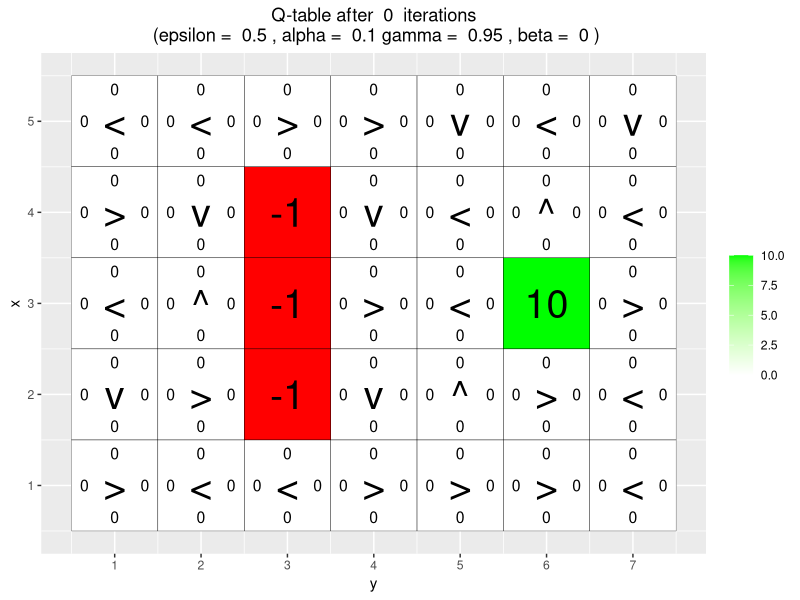
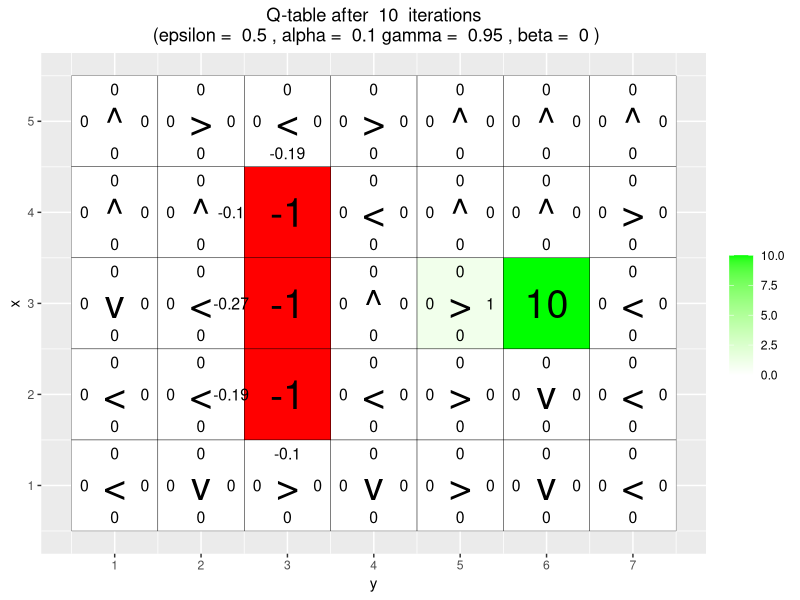
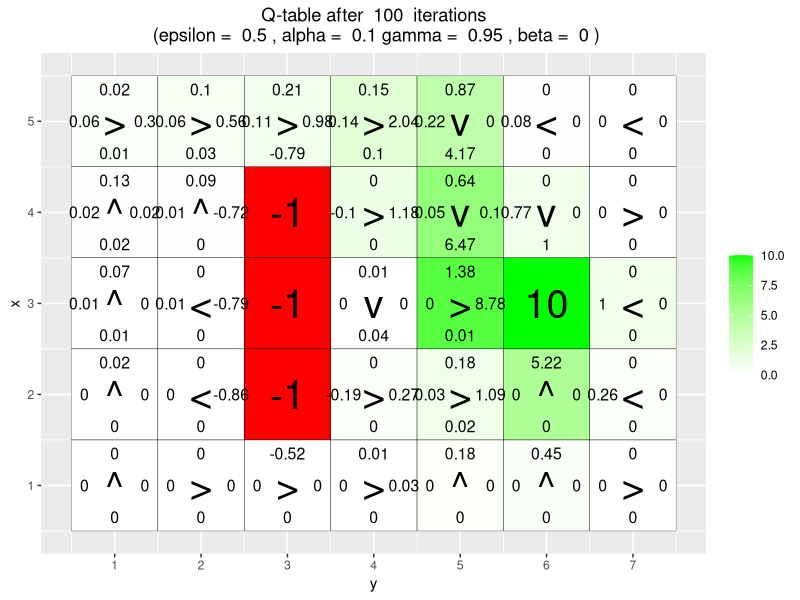
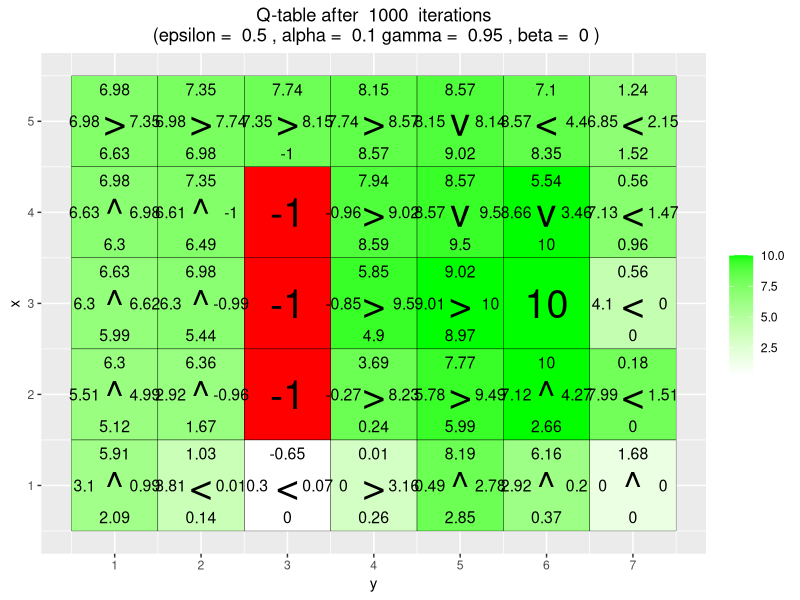
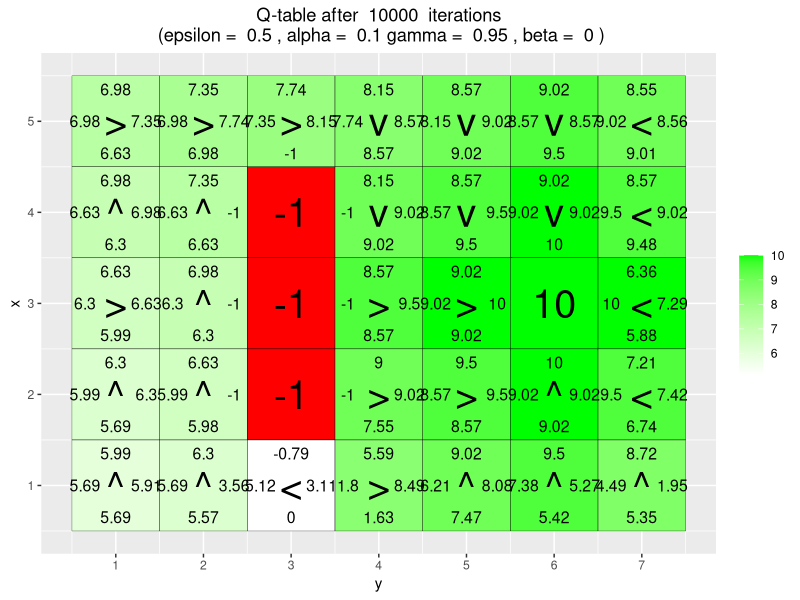
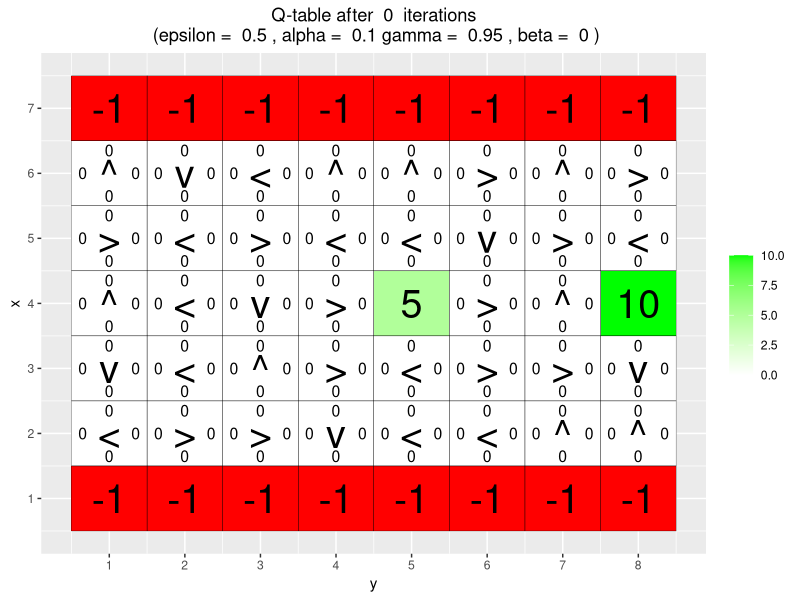
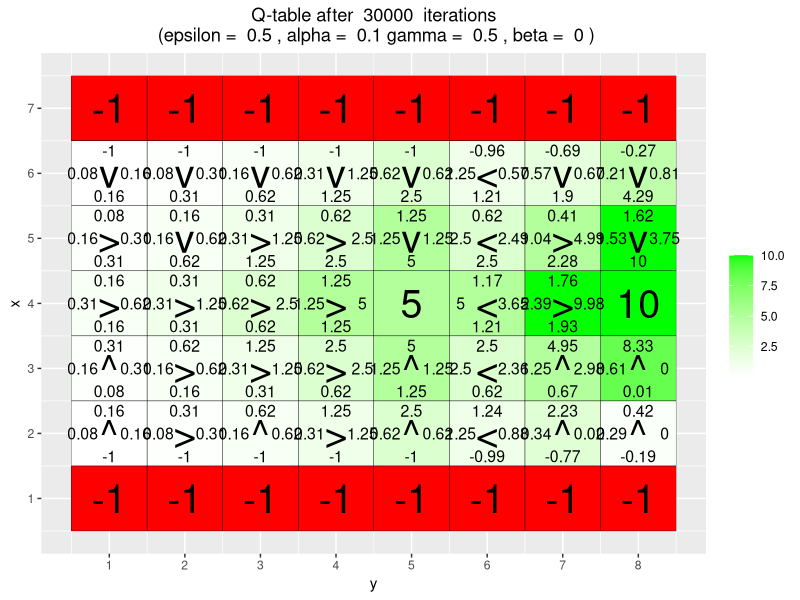
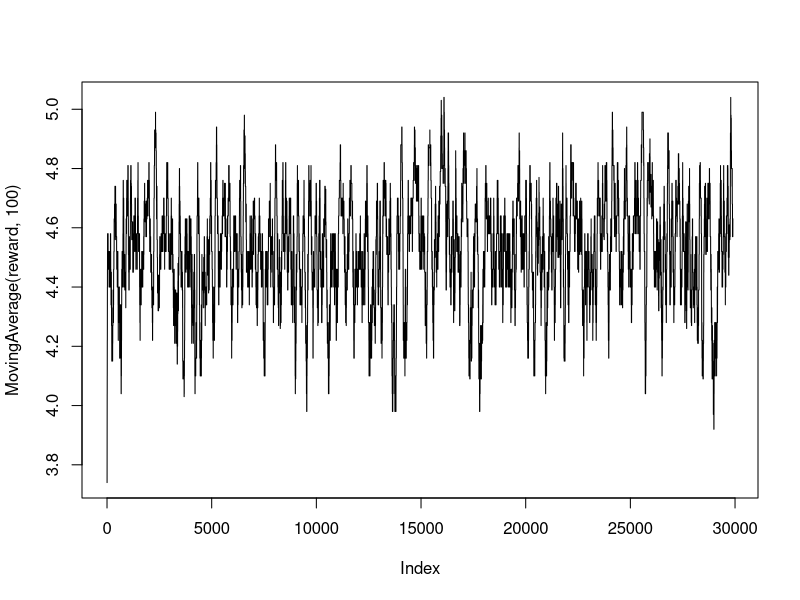

These figures' R source, in order: (Note: a time limit stopped this script after it produced the figures.)
## ---- chunk 1
library(ggplot2)
## ---- chunk 2
arrows <- c("^", ">", "v", "<")
action_deltas <- list(c(1,0), # up
                      c(0,1), # right
                      c(-1,0), # down
                      c(0,-1)) # left

vis_environment <- function(iterations=0, epsilon = 0.5, alpha = 0.1, gamma = 0.95, beta = 0){
  
  # Visualize an environment with rewards. 
  # Q-values for all actions are displayed on the edges of each tile.
  # The (greedy) policy for each state is also displayed.
  # 
  # Args:
  #   iterations, epsilon, alpha, gamma, beta (optional): for the figure title.
  #   reward_map (global variable): a HxW array containing the reward given at each state.
  #   q_table (global variable): a HxWx4 array containing Q-values for each state-action pair.
  #   H, W (global variables): environment dimensions.
  
  df <- expand.grid(x=1:H,y=1:W)
  foo <- mapply(function(x,y) ifelse(reward_map[x,y] == 0,q_table[x,y,1],NA),df$x,df$y)
  df$val1 <- as.vector(round(foo, 2))
  foo <- mapply(function(x,y) ifelse(reward_map[x,y] == 0,q_table[x,y,2],NA),df$x,df$y)
  df$val2 <- as.vector(round(foo, 2))
  foo <- mapply(function(x,y) ifelse(reward_map[x,y] == 0,q_table[x,y,3],NA),df$x,df$y)
  df$val3 <- as.vector(round(foo, 2))
  foo <- mapply(function(x,y) ifelse(reward_map[x,y] == 0,q_table[x,y,4],NA),df$x,df$y)
  df$val4 <- as.vector(round(foo, 2))
  foo <- mapply(function(x,y) 
    ifelse(reward_map[x,y] == 0,arrows[GreedyPolicy(x,y)],reward_map[x,y]),df$x,df$y)
  df$val5 <- as.vector(foo)
  foo <- mapply(function(x,y) ifelse(reward_map[x,y] == 0,max(q_table[x,y,]),
                                     ifelse(reward_map[x,y]<0,NA,reward_map[x,y])),df$x,df$y)
  df$val6 <- as.vector(foo)
  
  print(ggplot(df,aes(x = y,y = x)) +
          scale_fill_gradient(low = "white", high = "green", na.value = "red", name = "") +
          geom_tile(aes(fill=val6)) +
          geom_text(aes(label = val1),size = 4,nudge_y = .35,na.rm = TRUE) +
          geom_text(aes(label = val2),size = 4,nudge_x = .35,na.rm = TRUE) +
          geom_text(aes(label = val3),size = 4,nudge_y = -.35,na.rm = TRUE) +
          geom_text(aes(label = val4),size = 4,nudge_x = -.35,na.rm = TRUE) +
          geom_text(aes(label = val5),size = 10) +
          geom_tile(fill = 'transparent', colour = 'black') + 
          ggtitle(paste("Q-table after ",iterations," iterations\n",
                        "(epsilon = ",epsilon,", alpha = ",alpha,"gamma = ",gamma,", beta = ",beta,")")) +
          theme(plot.title = element_text(hjust = 0.5)) +
          scale_x_continuous(breaks = c(1:W),labels = c(1:W)) +
          scale_y_continuous(breaks = c(1:H),labels = c(1:H)))
  
}
## ---- chunk 3
GreedyPolicy <- function(x, y){
  
  # Get a greedy action for state (x,y) from q_table.
  #
  # Args:
  #   x, y: state coordinates.
  #   q_table (global variable): a HxWx4 array containing Q-values for each state-action pair.
  # 
  # Returns:
  #   An action, i.e. integer in {1,2,3,4}.
  
  # Your code here.
  max <- c(which(q_table[x,y,] == max(q_table[x,y,])))
  if(length(max) > 1) {
    max <- sample(max, size = 1)
  }
  
  return (max)
  
  # max <- which.max(q_table[x,y,])#which(q_table[x,y,] == max(q_table[x,y,]))
  # 
  # return (max)#sample(max, size = 1))
  
}

EpsilonGreedyPolicy <- function(x, y, epsilon){
  
  # Get an epsilon-greedy action for state (x,y) from q_table.
  #
  # Args:
  #   x, y: state coordinates.
  #   epsilon: probability of acting randomly.
  # 
  # Returns:
  #   An action, i.e. integer in {1,2,3,4}.
  
  # Your code here.
  
  max <- GreedyPolicy(x,y)
  
  epsilon_prob <- runif(1)
  if (epsilon_prob <= epsilon){
    max <-sample(1:4,1)
  }
  
  return(max)
  # If i want to put in a validity constraint
  # repeat{
  #   new_state <- c(x,y) + unlist(action_deltas[max])
  #   xn <- new_state[1]
  #   yn <- new_state[2]
  #   if(!(yn < 1 || xn < 1 || yn > W || xn > H)){
  #     return(max)
  #   }
  # }

}

transition_model <- function(x, y, action, beta){
  
  # Computes the new state after given action is taken. The agent will follow the action 
  # with probability (1-beta) and slip to the right or left with probability beta/2 each.
  # 
  # Args:
  #   x, y: state coordinates.
  #   action: which action the agent takes (in {1,2,3,4}).
  #   beta: probability of the agent slipping to the side when trying to move.
  #   H, W (global variables): environment dimensions.
  # 
  # Returns:
  #   The new state after the action has been taken.
  
  delta <- sample(-1:1, size = 1, prob = c(0.5*beta,1-beta,0.5*beta))
  final_action <- ((action + delta + 3) %% 4) + 1
  foo <- c(x,y) + unlist(action_deltas[final_action])
  foo <- pmax(c(1,1),pmin(foo,c(H,W)))
  
  return (foo)
}

q_learning <- function(start_state, epsilon = 0.5, alpha = 0.1, gamma = 0.95, 
                       beta = 0){
  
  # Perform one episode of Q-learning. The agent should move around in the 
  # environment using the given transition model and update the Q-table.
  # The episode ends when the agent reaches a terminal state.
  # 
  # Args:
  #   start_state: array with two entries, describing the starting position of the agent.
  #   epsilon (optional): probability of acting randomly.
  #   alpha (optional): learning rate.
  #   gamma (optional): discount factor.
  #   beta (optional): slipping factor.
  #   reward_map (global variable): a HxW array containing the reward given at each state.
  #   q_table (global variable): a HxWx4 array containing Q-values for each state-action pair.
  # 
  # Returns:
  #   reward: reward received in the episode.
  #   correction: sum of the temporal difference correction terms over the episode.
  #   q_table (global variable): Recall that R passes arguments by value. So, q_table being
  #   a global variable can be modified with the superassigment operator <<-.
  
  # Your code here.
  
  # h <- sample(1:nrow(reward_map), size=1)
  # w <- sample(1:ncol(reward_map), size=1)
  # state <- c(h,w)
  state <- start_state
  episode_correction <- 0
  repeat{
    # Follow policy, execute action, get reward.
    action <- EpsilonGreedyPolicy(x = state[1], y = state[2], epsilon = epsilon)
    next_state <- transition_model(x = state[1], y = state[2], action, beta)
    reward <- reward_map[next_state[1], next_state[2]]
    
    # Q-table update.
    temp_diff <- alpha*(reward + gamma * max(q_table[next_state[1], next_state[2],]) - q_table[state[1], state[2], action])
    q_table[state[1], state[2], action] <<- q_table[state[1], state[2], action] + temp_diff
    
    episode_correction <- episode_correction + temp_diff
    
    if(reward!=0)
      # End episode.
      return (c(reward,episode_correction))
    state <- next_state
  }
  
}
## ---- chunk 4

#####################################################################################################
# Q-Learning Environments
#####################################################################################################
set.seed(12345)
# Environment A (learning)
H <- 5
W <- 7

reward_map <- matrix(0, nrow = H, ncol = W)
reward_map[3,6] <- 10
reward_map[2:4,3] <- -1

q_table <- array(0,dim = c(H,W,4))

vis_environment()

for(i in 1:10000){
  foo <- q_learning(start_state = c(3,1))
  
  if(any(i==c(10,100,1000,10000)))
    vis_environment(i)
}
## ---- chunk 5

# Environment B (the effect of epsilon and gamma)

H <- 7
W <- 8

reward_map <- matrix(0, nrow = H, ncol = W)
reward_map[1,] <- -1
reward_map[7,] <- -1
reward_map[4,5] <- 5
reward_map[4,8] <- 10

q_table <- array(0,dim = c(H,W,4))

vis_environment()

MovingAverage <- function(x, n){
  
  cx <- c(0,cumsum(x))
  rsum <- (cx[(n+1):length(cx)] - cx[1:(length(cx) - n)]) / n
  
  return (rsum)
}

for(j in c(0.5,0.75,0.95)){
  q_table <- array(0,dim = c(H,W,4))
  reward <- NULL
  correction <- NULL
  
  for(i in 1:30000){
    foo <- q_learning(gamma = j, start_state = c(4,1))
    reward <- c(reward,foo[1])
    correction <- c(correction,foo[2])
  }
  
  vis_environment(i, gamma = j)
  plot(MovingAverage(reward,100),type = "l")
  plot(MovingAverage(correction,100),type = "l")
}

for(j in c(0.5,0.75,0.95)){
  q_table <- array(0,dim = c(H,W,4))
  reward <- NULL
  correction <- NULL
  
  for(i in 1:30000){
    foo <- q_learning(epsilon = 0.1, gamma = j, start_state = c(4,1))
    reward <- c(reward,foo[1])
    correction <- c(correction,foo[2])
  }
  
  vis_environment(i, epsilon = 0.1, gamma = j)
  plot(MovingAverage(reward,100),type = "l")
  plot(MovingAverage(correction,100),type = "l")
}
## ---- chunk 6
# Environment C (the effect of beta).
set.seed(12345)
H <- 3
W <- 6

reward_map <- matrix(0, nrow = H, ncol = W)
reward_map[1,2:5] <- -1
reward_map[1,6] <- 10

q_table <- array(0,dim = c(H,W,4))

vis_environment()

for(j in c(0,0.2,0.4,0.66)){
  q_table <- array(0,dim = c(H,W,4))
  
  for(i in 1:10000)
    foo <- q_learning(gamma = 0.6, beta = j, start_state = c(1,1))
  
  vis_environment(i, gamma = 0.6, beta = j)
}
